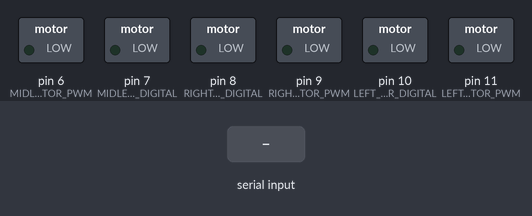
Bench run of a sketch on a simulated Arduino Uno, built with avr-gcc and run on an emulated ATmega328P. Parts: switched loads named in the sketch (green lamp = pin HIGH). Inputs (shaded band) come from the test bench.

Above: at 1.2 s.
1.3 s: "val1\n" received over the second serial link
At 2.3 s:
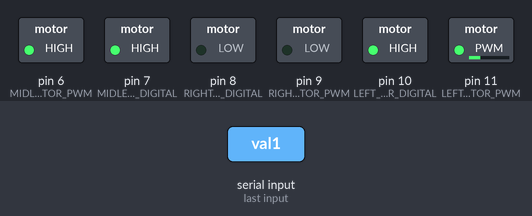
2.9 s: "val2\n" received over the second serial link
At 3.5 s:
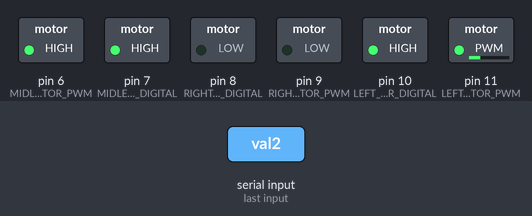
4.5 s: "O" received over the second serial link
At 5.7 s:
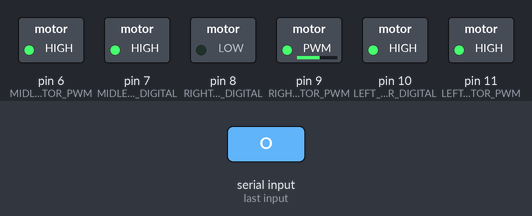
6.0 s: "K" received over the second serial link
At 7.0 s:
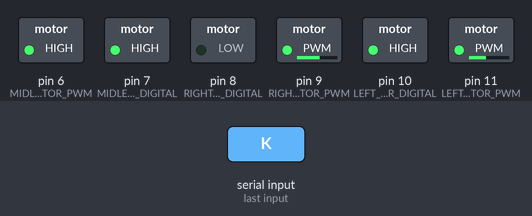
7.5 s: "1" received over the second serial link
At 8.2 s:
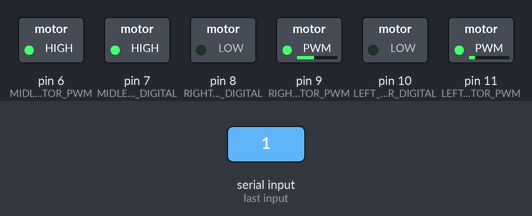
9.0 s: "0" received over the second serial link
At 9.3 s:
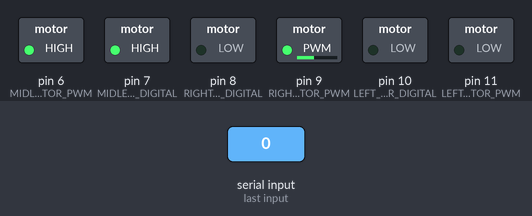
Timing chart, 0 to 11.5 s (numbered marks = the images above; inputs shaded):
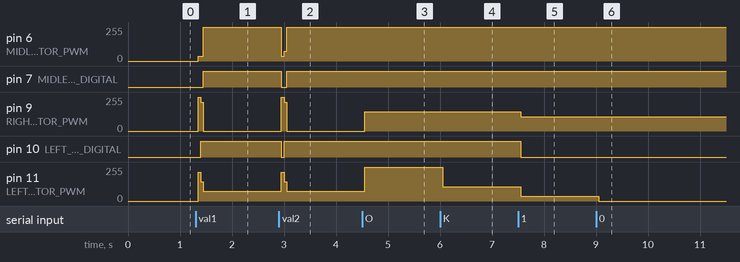

Measured:
- after the input at 1.3 s, pin 6 (MIDLE_MOTOR_PWM): 0/255 → 37/255 after 0.05 s, → 255/255 0.10 s later; pin 7 (MIDLE_MOTOR_DIGITAL): LOW → HIGH after 0.15 s
- after the input at 2.9 s, pin 6 (MIDLE_MOTOR_PWM): 255/255 → 37/255 after 0.05 s, → 72/255 0.05 s later, → 255/255 0.05 s later; pin 7 (MIDLE_MOTOR_DIGITAL): HIGH → LOW after 0.05 s, → HIGH 0.10 s later
- after the input at 4.5 s, pin 9 (RIGHT_MOTOR_PWM): 0/255 → 144/255 after 0.05 s; pin 11 (LEFT_MOTOR_PWM): 72/255 → 255/255 after 0.05 s
- after the input at 6.0 s, pin 11 (LEFT_MOTOR_PWM): 255/255 → 108/255 after 0.05 s
- after the input at 7.5 s, pin 9 (RIGHT_MOTOR_PWM): 144/255 → 108/255 after 0.05 s; pin 10 (LEFT_MOTOR_DIGITAL): HIGH → LOW after 0.05 s; pin 11 (LEFT_MOTOR_PWM): 108/255 → 37/255 after 0.05 s
- after the input at 9.0 s, pin 11 (LEFT_MOTOR_PWM): 37/255 → 0/255 after 0.05 s

The sketch:

program.ino
```cpp
#include <SoftwareSerial.h>
SoftwareSerial BT(0,1);

int LEFT_MOTOR_DIGITAL = 10;
int LEFT_MOTOR_PWM = 11;
int RIGHT_MOTOR_DIGITAL = 8;
int RIGHT_MOTOR_PWM = 9;
int MIDLE_MOTOR_DIGITAL = 7;
int MIDLE_MOTOR_PWM = 6;

void setup() {
  // put your setup code here, to run once:
  //Serial.begin(9600);
  BT.begin(9600);
  pinMode(LEFT_MOTOR_DIGITAL, OUTPUT);
  pinMode(LEFT_MOTOR_PWM, OUTPUT);
  pinMode(RIGHT_MOTOR_DIGITAL, OUTPUT);
  pinMode(RIGHT_MOTOR_PWM, OUTPUT);
  pinMode(MIDLE_MOTOR_DIGITAL, OUTPUT);
  pinMode(MIDLE_MOTOR_PWM, OUTPUT);
}

void loop() {
  byte data[2];
  if(BT.available()>0){
    //Serial.println("reading");
    data[0] = BT.read();
    delay(50);
    data[1] = BT.read();
    //Serial.println(data[0]);
    //Serial.println(data[1]);
    if(data[0] == 79 && data[1] == 75){
      int d = 0;
      for(int i = 0;i<5;i++){
        d = BT.read();
        delay(50);
      }
      setLeftMotor(0, LOW);
      setRightMotor(0, LOW);
      setMidleMotor(0, LOW);
      /*if(d == 78)
        Serial.println("CONNECTED");
      if(d == 84)
        Serial.println("DISCONNECTED");*/
      return;
    }

    int values[8];
    int values2[8];
    CrackByte(data[0], values);
    CrackByte(data[1], values2);
    /*Serial.println("val1");
    for(int i=0;i<8;i++)
      Serial.println(values[i]);

      Serial.println("val2");
    for(int i=0;i<8;i++)
      Serial.println(values2[i]);*/

   int leftPower, rightPower, midlePower = 0;
   int leftDir, rightDir, midleDir = 0;

   leftPower = values[0] * 1;
   leftPower += values[1] * 2;
   leftPower += values[2] * 4;
   leftDir = values[3];
   //Serial.println("leftP:");
   //Serial.println(leftPower);
   rightPower = values[4] * 1;
   rightPower += values[5] * 2;
   rightPower += values[6] * 4;
   rightDir = values[7];
   //Serial.println("rightP:");
   //Serial.println(rightDir);
   midlePower = values2[0] * 1;
   midlePower += values2[1] * 2;
   midlePower += values2[2] * 4;
   midleDir = values2[3];
   //Serial.println("midleP:");
   //Serial.println(midlePower);

   setLeftMotor(bitPowerToInt(leftPower), leftDir==0?LOW:HIGH);
   setRightMotor(bitPowerToInt(rightPower), rightDir==0?LOW:HIGH);
   setMidleMotor(bitPowerToInt(midlePower), midleDir==0?LOW:HIGH);
  }
}

void setLeftMotor(short power, short voltage){
  digitalWrite(LEFT_MOTOR_DIGITAL, voltage);
  analogWrite(LEFT_MOTOR_PWM, power);
}
void setRightMotor(short power, short voltage){
  digitalWrite(RIGHT_MOTOR_DIGITAL, voltage);
  analogWrite(RIGHT_MOTOR_PWM, power);
}
void setMidleMotor(short power, short voltage){
  digitalWrite(MIDLE_MOTOR_DIGITAL, voltage);
  analogWrite(MIDLE_MOTOR_PWM, power);
}

void CrackByte( byte b, int variable[8] )
{
 byte i;

 for ( i=0; i < 8; ++i )
 {
   variable[i] = b & 1;
   b = b >> 1;
 }
}

short bitPowerToInt(int arg){
  if(arg==0)
    return 0;
  if(arg==1)
    return 37;
  if(arg==2)
    return 72;
  if(arg==3)
    return 108;
  if(arg==4)
    return 144;
  if(arg==5)
    return 180;
  if(arg==6)
    return 216;
  if(arg==7)
    return 255;
}
```
